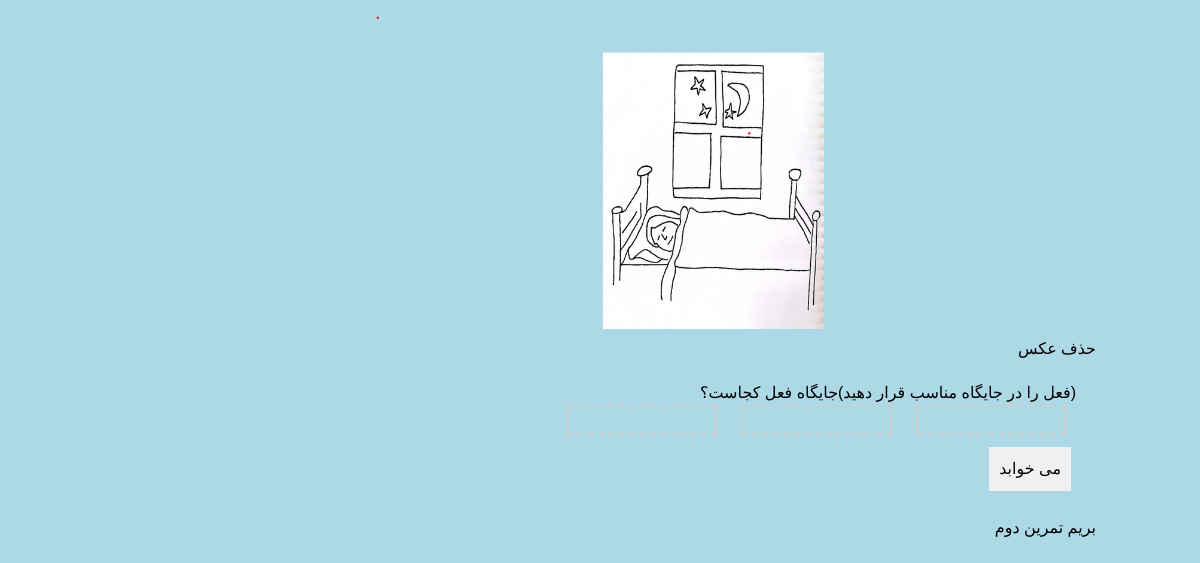
Page /card/1/page/6/ on the committed database.
### verbtherapy/models.py (models this page shows, shortened)
class Card(models.Model):
    title = models.CharField(max_length=100)
    verb = models.CharField(max_length=100)  # فعل سوم شخص
    infinitive = models.TextField()  # مصدر
    image = models.ImageField(upload_to='cards/')
    subject=models.CharField(max_length=320 , blank=True , null=True)
    text_mafool=models.CharField(max_length=100, blank=True , null=True)
    pre_position=models.CharField(max_length=100, blank=True , null=True)
    pre_adverb=models.CharField(max_length=100, blank=True , null=True)
    adverb=models.CharField(max_length=100, blank=True , null=True)

### verbtherapy/views.py (the view)
# urls.py: path('card/<int:card_id>/page/<int:page_number>/', views.card_detail, name='card_detail'),
def card_detail(request, card_id, page_number):
    card = get_object_or_404(Card, pk=card_id)
    page_next = page_number + 1
    page_next_text = convert_to_persian_text(page_next)
    context = {
        'card': card,
        'page_number': page_number,
        'page_next': page_next,
        'page_next_text': page_next_text
    }
    template_name = f'pages/page_{page_number}.html'
    return render(request, template_name, context)

### verbtherapy/views.py (called while the page is built)
def convert_to_persian_text(number):
    persian_numbers = {
        1: 'اول',
        2: 'دوم',
        3: 'سوم',
        4: 'چهارم',
        5: 'پنجم',
        6: 'ششم',
        7: 'هفتم',
        8: 'هشتم',
        9: 'نهم',
        10: 'دهم',
        11: 'یازدهم',
        12: 'دوازدهم',
        13: 'سیزدهم',
        14: 'چهاردهم',
        15: 'پانزدهم',
        16: 'شانزدهم',
        17: 'هفدهم',
        18: 'هجدهم',
        19: 'نوزدهم',
        20: 'بیستم',
        21: 'بیست و یکم',
        22: 'بیست و دوم',
        23: 'بیست و سوم'
    }
    return persian_numbers.get(number, str(number))

### verbtherapy/templates/pages/page_6.html (shortened to what this page needs)
{% extends 'base.html' %}
{% block content %}
<div class="container mx-auto p-4">
    <div id="image-container" class="mb-4">
        <img src="{{ card.image.url }}" alt="{{ card.title }}" class="w-full max-w-md mx-auto">
        <button onclick="toggleImage({{ card.id }})" class="btn btn-danger mt-2">حذف عکس</button>
    </div>
 <div class="text-container">
        <h3>
            (فعل را در جایگاه مناسب قرار دهید)جایگاه فعل کجاست؟
        </h3>
        <div id="text-area">
            <div class="blank-space" ondrop="drop(event, 1)" ondragover="allowDrop(event)">
            </div>
            <div class="blank-space" ondrop="drop(event, 2)" ondragover="allowDrop(event)">
            </div>
            <div class="blank-space" ondrop="drop(event, 3)" ondragover="allowDrop(event)">
            </div>
        </div>
        <div id="options">
            <div class="draggable" draggable="true" ondragstart="drag(event)">
                {{ card.verb }}
            </div>
        </div>
    </div>
    <a href="{% url 'card_detail' card.id 7 %}" class="btn btn-primary">
    بریم تمرین دوم
    </a>
</div>
{% endblock %}

### verbtherapy/templates/base.html (style rules this page uses)
.bg-gray-100 { background-color: lightblue; }
body { font-family: 'Vazir', sans-serif; }
.btn { @apply px-4 py-2 rounded font-bold cursor-pointer; }
.btn-primary { @apply bg-blue-500 text-white hover:bg-blue-600; }
.btn-danger { @apply bg-red-500 text-white hover:bg-red-600; }
.blank-space { width: 150px; height: 30px; border: 2px dashed #ccc; display: inline-block; margin: 0 10px; padding: 5px; }
.draggable { cursor: move; padding: 10px; background-color: #f0f0f0; margin: 5px; display: inline-block; }
.text-container { margin: 20px; text-align: right; direction: rtl; }

### rows in the picture
Card: image (picture), verb "می خوابد"
